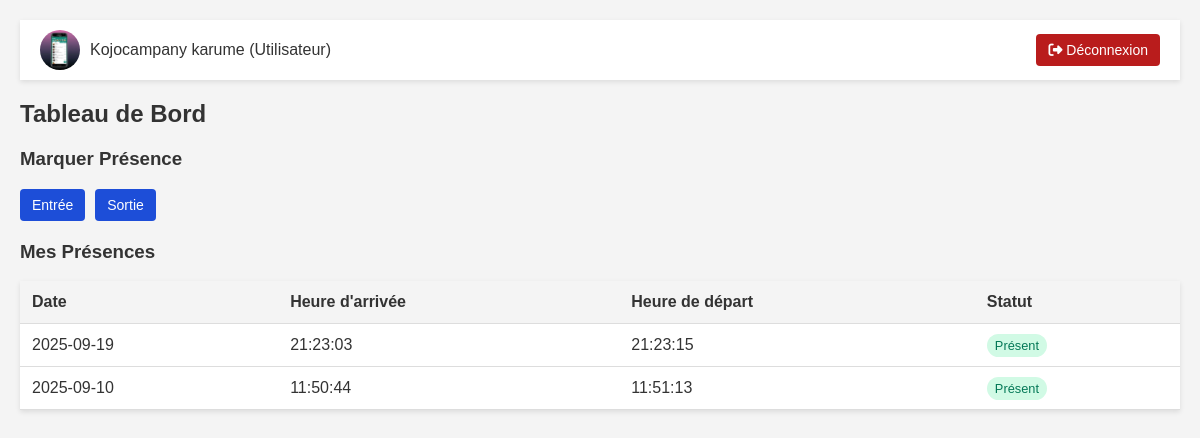
Screenshot of /dashboard.php (signed in) with the database file from the repository.
### tables this page shows
CREATE TABLE `users` (
  `id` int(11) NOT NULL,
  `nom` varchar(100) NOT NULL,
  `prenom` varchar(100) NOT NULL,
  `email` varchar(100) NOT NULL,
  `password` varchar(255) NOT NULL,
  `photo` varchar(255) DEFAULT NULL,
  `qr_code` varchar(255) DEFAULT NULL,
  `qr_data` varchar(255) NOT NULL DEFAULT '',
  `identity_card` varchar(255) DEFAULT NULL,
  `role` enum('admin','user') DEFAULT 'user',
  `created_at` timestamp NOT NULL DEFAULT CURRENT_TIMESTAMP,
  `est_actif` int(11) NOT NULL DEFAULT '0'
);

CREATE TABLE `presences` (
  `id` int(11) NOT NULL,
  `user_id` int(11) NOT NULL,
  `date` date NOT NULL,
  `created_at` timestamp NOT NULL DEFAULT CURRENT_TIMESTAMP,
  `entry_time` time DEFAULT NULL,
  `exit_time` time DEFAULT NULL,
  `status` enum('present','absent') DEFAULT 'present'
);

### dashboard.php (the view, shortened to what this page needs)
<?php
require_once 'includes/functions.php';
try {
    $stmt = $db->prepare("SELECT nom, prenom, photo, est_actif FROM users WHERE id = ?");
    $stmt->execute([$_SESSION['user_id']]);
    $user = $stmt->fetch(PDO::FETCH_ASSOC);
    $stmt = $db->prepare("SELECT date, entry_time, exit_time, status FROM presences WHERE user_id = ? ORDER BY date DESC LIMIT 10");
    $stmt->execute([$_SESSION['user_id']]);
    $user_presences = $stmt->fetchAll(PDO::FETCH_ASSOC);
} catch (PDOException $e) {
    $error = "Erreur DB: " . $e->getMessage();
}
?>
<!DOCTYPE html>
<html lang="fr">
<head>
    <link rel="stylesheet" href="https://cdnjs.cloudflare.com/ajax/libs/font-awesome/6.4.0/css/all.min.css">
    <link rel="stylesheet" href="assets/css/admin.css">
</head>
<body>
    <div class="header">
        <div class="profile-container">
            <img src="uploads/<?php echo htmlspecialchars($user['photo'] ?: 'default_profile.png'); ?>" alt="Profile Photo" class="profile-photo">
            <div><?php echo htmlspecialchars($user['prenom'] . ' ' . $user['nom']); ?> (Utilisateur)</div>
        </div>
        <a href="logout.php" class="btn btn-danger"><i class="fas fa-sign-out-alt"></i> Déconnexion</a>
    </div>
    <div class="container">
        <h2>Tableau de Bord</h2>
        <?php if ($user['est_actif']): ?>
            <div>
                <h3>Marquer Présence</h3>
                <form method="POST" style="display: flex; gap: 10px; margin-bottom: 20px;" onsubmit="return confirm('Confirmer l\'enregistrement de la présence ?');">
                    <button type="submit" name="type" value="entry" class="btn btn-primary">Entrée</button>
                    <button type="submit" name="type" value="exit" class="btn btn-primary">Sortie</button>
                </form>
            </div>
            <h3>Mes Présences</h3>
            <table class="table">
                <thead>
                    <tr>
                        <th>Date</th>
                        <th>Heure d'arrivée</th>
                        <th>Heure de départ</th>
                        <th>Statut</th>
                    </tr>
                </thead>
                <tbody>
                    <?php if (!empty($user_presences)): ?>
                        <?php foreach ($user_presences as $presence): ?>
                            <tr>
                                <td><?php echo htmlspecialchars($presence['date']); ?></td>
                                <td><?php echo htmlspecialchars($presence['entry_time'] ?: '-'); ?></td>
                                <td><?php echo htmlspecialchars($presence['exit_time'] ?: '-'); ?></td>
                                <td>
                                    <span class="badge <?php echo $presence['status'] === 'present' ? 'badge-success' : 'badge-danger'; ?>">
                                        <?php echo $presence['status'] === 'present' ? 'Présent' : 'Absent'; ?>
                                    </span>
                                </td>
                            </tr>
                        <?php endforeach; ?>
                    <?php else: ?>
                        <tr>
                            <td colspan="4" style="text-align: center;">Aucune présence enregistrée</td>
                        </tr>
                    <?php endif; ?>
                </tbody>
            </table>
        <?php endif; ?>
    </div>
</body>
</html>

### assets/css/admin.css (style rules this page uses)
body { font-family: Arial, sans-serif; background: #f4f4f4; margin: 0; padding: 20px; color: #333; }
.container { max-width: 1200px; margin: auto; }
.header { background: #fff; padding: 10px 20px; display: flex; justify-content: space-between; align-items: center; box-shadow: 0 2px 5px rgba(0,0,0,0.1); margin-bottom: 20px; }
.profile-container { display: flex; align-items: center; gap: 10px; }
.profile-photo { width: 40px; height: 40px; border-radius: 50%; object-fit: cover; }
.btn { padding: 8px 12px; border-radius: 4px; text-decoration: none; color: #fff; cursor: pointer; border: none; font-size: 14px; }
.btn-primary { background: #1d4ed8; }
.btn-danger { background: #b91c1c; }
.table { width: 100%; border-collapse: collapse; background: #fff; box-shadow: 0 2px 5px rgba(0,0,0,0.1); margin-bottom: 20px; }
.table th, .table td { padding: 12px; border-bottom: 1px solid #ddd; text-align: left; }
.table th { background: #f4f4f4; }
.badge { padding: 4px 8px; border-radius: 12px; font-size: 0.8em; }
.badge-success { background: #d1fae5; color: #047857; }

### rows the page displays
users: photo (picture), prenom+nom "Kojocampany karume"
presences: date "2025-09-19", entry_time "21:23:03", exit_time "21:23:15", status "Présent"
presences: date "2025-09-10", entry_time "11:50:44", exit_time "11:51:13", status "Présent"
